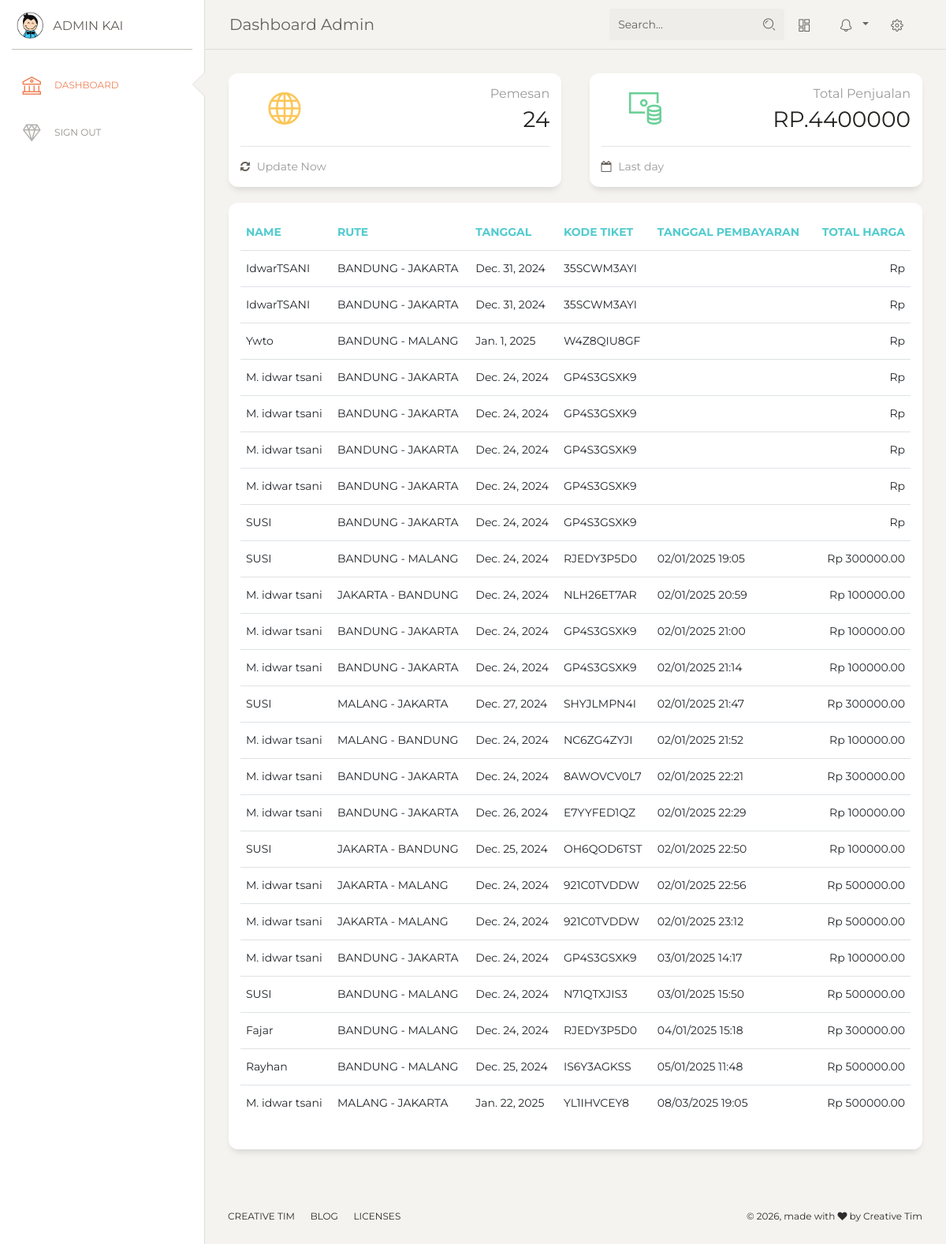
/admin (signed in), run on an earlier commit of the app's database.
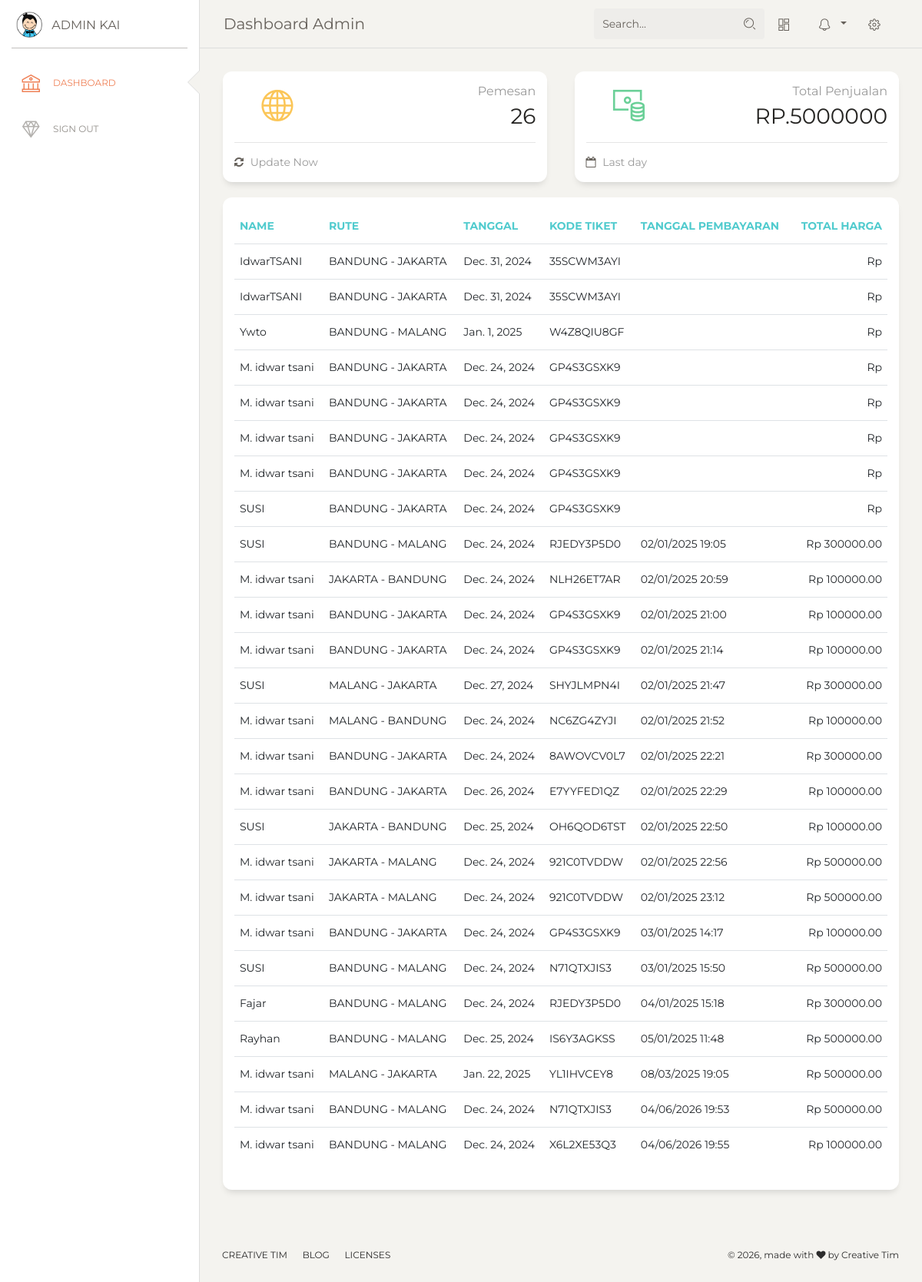
And on a later commit of the database.
### appKAI/models.py (models this page shows, shortened)
class Order(models.Model):
    STATUS_CHOICES = [
        ('Belum Bayar', 'Belum Bayar'),
        ('Sudah Dibayar', 'Sudah Dibayar'),
    ]
    pemesan = models.ForeignKey(Pemesan, on_delete=models.CASCADE, related_name='orders')
    penumpang = models.ForeignKey(Penumpang, on_delete=models.CASCADE, related_name='orders')
    ticket = models.ForeignKey(Ticket, on_delete=models.CASCADE, related_name='orders')
    payment_date = models.DateTimeField(null=True, blank=True)  # Field tanggal pembayaran
    total_price = models.DecimalField(max_digits=10, decimal_places=2, null=True, blank=True)  # Field total harga
    qr_code = models.ImageField(upload_to='qr_codes/', null=True, blank=True)  # Menyimpan QR Code
    status = models.CharField(max_length=20, choices=STATUS_CHOICES, default='Belum Bayar')
    created_at = models.DateTimeField(auto_now_add=True)

class Penumpang(models.Model):
    title = models.CharField(max_length=10)
    nama = models.CharField(max_length=255)
    tipe_identitas = models.CharField(max_length=10)
    nomor_identitas = models.CharField(max_length=50)
    pemesan = models.ForeignKey(Pemesan, on_delete=models.CASCADE, related_name='penumpang')

class Ticket(models.Model):
    departure_city = models.CharField(max_length=100)
    destination_city = models.CharField(max_length=100)
    departure_date = models.DateField()
    departure_time = models.TimeField()
    arrival_time = models.TimeField()
    coach_class = models.CharField(max_length=100)  # Ekonomi, Bisnis, Eksekutif
    total_seats = models.IntegerField()
    price = models.DecimalField(max_digits=10, decimal_places=2)  # Harga tiket
    ticket_code = models.CharField(max_length=10, unique=True, editable=False)

### appKAI/views.py (the view)
# urls.py: path('admin', views.admin_view, name='admin'),
@login_required
@user_passes_test(lambda user: user.is_superuser)
def admin_view(request):
    if not request.user.is_superuser:
        return redirect('login')
    orders = Order.objects.filter(status='Sudah Dibayar')
    jumlah_pemesanan_sudah_dibayar = orders.count()
    total_harga = orders.aggregate(Sum('total_price'))['total_price__sum'] or 0
    return render(request, 'admin/admin.html', {
        'orders': orders,
        'jumlah_pemesanan_sudah_dibayar': jumlah_pemesanan_sudah_dibayar,
        'total_harga': total_harga
    })

### appKAI/templates/admin/admin.html (shortened to what this page needs)
{% load static %}
<!DOCTYPE html>
<html lang="en">
  <head>
    {% load static %}
    <link href="https://maxcdn.bootstrapcdn.com/font-awesome/latest/css/font-awesome.min.css" rel="stylesheet">
    <link href="{% static 'css/bootstrap.min.css' %}" rel="stylesheet" />
    <link href="{% static 'css/paper-dashboard.css' %}" rel="stylesheet" />
    <link href="{% static 'css/demo.css' %}" rel="stylesheet" />
  </head>
  <body class="">
    <div class="wrapper ">
      <div class="sidebar" data-color="white" data-active-color="danger">
        <div class="logo">
          <a href="#" class="simple-text logo-mini">
            <div class="logo-image-small">
              <img src="{% static 'images/logo-small.png' %}">
            </div>
          </a>
          <a href="#" class="simple-text logo-normal">
            Admin KAI
          </a>
        </div>
        <div class="sidebar-wrapper">
          <ul class="nav">
            <li class="active ">
              <a href="{% url 'admin' %}">
                <i class="nc-icon nc-bank"></i>
                <p>Dashboard</p>
              </a>
            </li>
            <li>
              <a href="{% url 'login' %}">
                <i class="nc-icon nc-diamond"></i>
                <p>Sign Out</p>
              </a>
            </li>
        </div>
      </div>
      <div class="main-panel">
        <nav class="navbar navbar-expand-lg navbar-absolute fixed-top navbar-transparent">
          <div class="container-fluid">
            <div class="navbar-wrapper">
              <a class="navbar-brand" href="javascript:;">Dashboard Admin</a>
            </div>
            <div class="collapse navbar-collapse justify-content-end" id="navigation">
              <form>
                <div class="input-group no-border">
                  <input type="text" value="" class="form-control" placeholder="Search...">
                  <div class="input-group-append">
                    <div class="input-group-text">
                      <i class="nc-icon nc-zoom-split"></i>
                    </div>
                  </div>
                </div>
              </form>
              <ul class="navbar-nav">
                <li class="nav-item">
                  <a class="nav-link btn-magnify" href="javascript:;">
                    <i class="nc-icon nc-layout-11"></i>
                  </a>
                </li>
                <li class="nav-item btn-rotate dropdown">
                  <a class="nav-link dropdown-toggle" href="#" id="navbarDropdownMenuLink" data-toggle="dropdown" aria-haspopup="true" aria-expanded="false">
                    <i class="nc-icon nc-bell-55"></i>
                  </a>
                </li>
                <li class="nav-item">
                  <a class="nav-link btn-rotate" href="javascript:;">
                    <i class="nc-icon nc-settings-gear-65"></i>
                  </a>
                </li>
              </ul>
            </div>
          </div>
        </nav>
        <div class="content">
          <div class="custom-row">
            <div class="col-pemesan">
              <div class="card card-stats">
                <div class="card-body ">
                  <div class="row">
                    <div class="col-5 col-md-4">
                      <div class="icon-big text-center icon-warning">
                        <i class="nc-icon nc-globe text-warning"></i>
                      </div>
                    </div>
                    <div class="col-7 col-md-8">
                      <div class="numbers">
                        <p class="card-category">Pemesan</p>
                        <p class="card-title">{{ jumlah_pemesanan_sudah_dibayar }}</p>
                      </div>
                    </div>
                  </div>
                </div>
                <div class="card-footer ">
                  <hr>
                  <div class="stats">
                    <i class="fa fa-refresh"></i>
                    Update Now
                  </div>
                </div>
              </div>
            </div>
            <div class="col-penjual">
              <div class="card card-stats">
                <div class="card-body ">
                  <div class="row">
                    <div class="col-5 col-md-4">
                      <div class="icon-big text-center icon-warning">
                        <i class="nc-icon nc-money-coins text-success"></i>
                      </div>
                    </div>
                    <div class="col-7 col-md-8">
                      <div class="numbers">
                        <p class="card-category">Total Penjualan</p>
                        <p class="card-title">RP.{{ total_harga }}</p>
                      </div>
                    </div>
                  </div>
                </div>
                <div class="card-footer ">
                  <hr>
                  <div class="stats">
                    <i class="fa fa-calendar-o"></i>
                    Last day
                  </div>
                </div>
              </div>
            </div>
          </div>
          <div class="row">
            <div class="col-md-12">
              <div class="card ">
                <div class="card-body">
                  <div class="table-responsive">
                    <table class="table">
                      <thead class=" text-primary">
                        <th>Name</th>
                        <th>Rute</th>
                        <th>Tanggal</th>
                        <th>Kode Tiket</th>
                        <th>Tanggal Pembayaran</th>
                        <th class="text-right">Total Harga</th>
                      </thead>
                      <tbody>
                        {% if orders %}
                          {% for order in orders %}
                              <tr>
                                  <td>{{ order.penumpang.nama }}</td>
                                  <td>{{ order.ticket.departure_city }} - {{ order.ticket.destination_city }}</td>
                                  <td>{{ order.ticket.departure_date }}</td>
                                  <td>{{ order.ticket.ticket_code }}</td>
                                  <td>{{ order.payment_date|date:"d/m/Y H:i" }}</td>
                                  <td class="text-right">Rp {{ order.total_price|floatformat:2 }}</td>
                              </tr>
                          {% endfor %}
                        {% else %}
                            <tr>
                                <td colspan="6" class="text-center">Tidak ada histori pembayaran.</td>
                            </tr>
                        {% endif %}
                      </tbody>
                    </table>
                  </div>
                </div>
              </div>
            </div>
          </div>
        </div>
        <footer class="footer footer-black  footer-white ">
          <div class="container-fluid">
            <div class="row">
              <nav class="footer-nav">
                <ul>
                  <li><a href="#" target="#">Creative Tim</a></li>
                  <li><a href="#" target="#">Blog</a></li>
                  <li><a href="#" target="#">Licenses</a></li>
                </ul>
              </nav>
              <div class="credits ml-auto">
                <span class="copyright">
                  © , made with <i class="fa fa-heart heart"></i> by Creative Tim
                </span>
              </div>
            </div>
          </div>
        </footer>
      </div>
    </div>
  </body>
</html>

### appKAI/templates/admin/admin.html (style rules this page uses)
.custom-row { display: flex; justify-content: space-between; align-items: stretch; gap: 20px; }
.col-pemesan, .col-penjual { flex: 0 0 50%; max-width: 48%; box-sizing: border-box; }
.table-responsive { overflow: hidden; padding-bottom: 10px; width: 100%; display: block; }

What changed in the data, as far as the page shows it:
added Order: penumpang.nama "M. idwar tsani", ticket.departure_city "BANDUNG", ticket.destination_city "MALANG", ticket.departure_date "Dec. 24, 2024", ticket.ticket_code "N71QTXJIS3", payment_date "04/06/2026 19:53", total_price "500000.00"
added Order: penumpang.nama "M. idwar tsani", ticket.departure_city "BANDUNG", ticket.destination_city "MALANG", ticket.departure_date "Dec. 24, 2024", ticket.ticket_code "X6L2XE53Q3", payment_date "04/06/2026 19:55", total_price "100000.00"
Also different on the page:
{{ jumlah_pemesanan_sudah_dibayar }}: "24" → "26"
{{ total_harga }}: "4400000" → "5000000"
